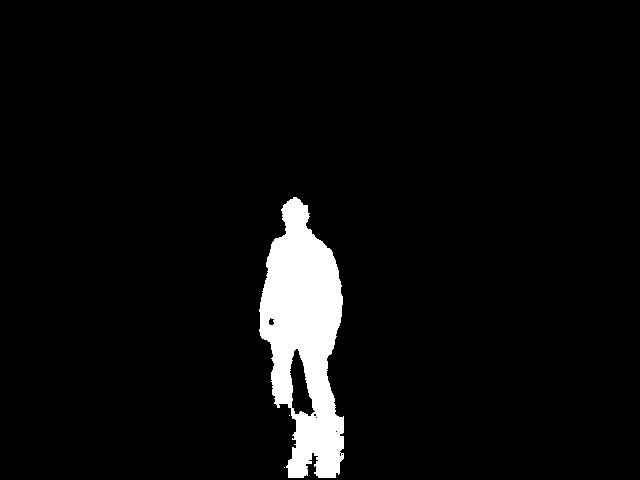
//> input picture OpenCV-Exp/OpenCV242/contours2.png, 640 x 480 px
$ ./FindContours   (built with g++ and OpenCV 4)
//> lines starting //> are read from the running program, lines starting //| are printed output that depends on the picture; after the words box and inside, x2 and y2 are one past the last pixel; in counts of white or black regions, pixels touching at a corner belong together
#include <opencv2\opencv.hpp>

void manage_bounding_boxes(std::vector<cv::Rect>* bb, cv::Rect* mean){
	//TODO TEST Join multiple bounding boxes
	if(!bb || !mean) return;

	int xx = INT_MAX,yy = INT_MAX, ww = INT_MIN,hh = INT_MIN;
	for(unsigned int i = 0 ; i < bb->size() ; i++){
		//if(bb->at(i).x >= 0 && bb->at(i).y >= 0 && bb->at(i).width >= 0 && bb->at(i).height >= 0){
			if(bb->at(i).x < xx) xx = bb->at(i).x;
			if(bb->at(i).y < yy) yy = bb->at(i).y;
			if((bb->at(i).x + bb->at(i).width) > ww) ww = (bb->at(i).x + bb->at(i).width);
			if((bb->at(i).y + bb->at(i).height) > hh) hh = (bb->at(i).y + bb->at(i).height);
		//}
	}

	mean->x = xx;
	mean->y = yy;
	mean->width = ww-xx;
	mean->height = hh-yy;
}

int main(){
	cv::Mat3b img = cv::imread("contours2.png");
//> img is the input picture: 480 rows x 640 cols, CV_8UC3; 4.8% white; 3 white regions (2 under 20 px), largest, box (x1, y1, x2, y2) and area: (259, 197, 344, 478) 14733
	cv::Mat img_f;
	cv::Mat1b img_b(img.size());


	cv::Mat3b out(img.size());

	cv::cvtColor( img, img_f, CV_BGR2GRAY );
//> img_f: 480 rows x 640 cols, CV_8UC1; 4.8% white; 3 white regions (2 under 20 px)
	cv::threshold(img_f,img_b,0.1,255,cv::THRESH_BINARY);


	cv::vector<cv::vector<cv::Point> > contours;
          cv::vector<cv::Vec4i> hierarchy;

		 // img_b.convertTo(coiso,CV_32F);

        cv::Mat threshold_output;


		cv::findContours( img_b, contours, hierarchy, CV_RETR_EXTERNAL, CV_CHAIN_APPROX_SIMPLE, cv::Point(0, 0) );
//> contours = 3 contours, 2 with area under 20; largest, box (x1, y1, x2, y2) and area: (259, 197, 344, 478) 15284

		for( int i = 0; i < contours.size(); i++ ){
			cv::drawContours(out,contours,i,cv::Scalar(255,0,0),-1,16);
		}
//> this loop made 3 passes
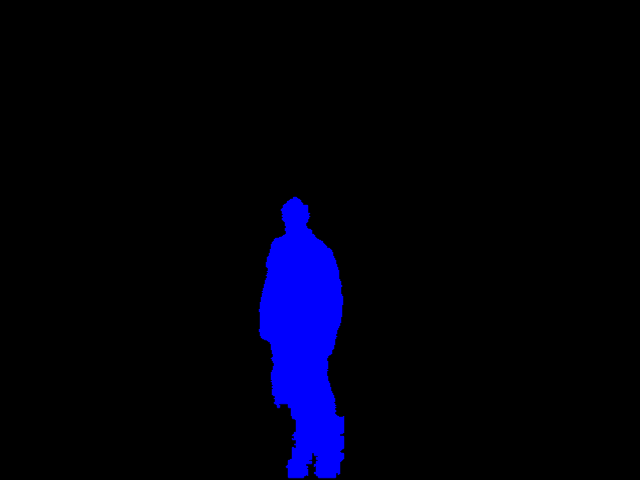
//> out: 480 rows x 640 cols, CV_8UC3; mean B, G, R 13.1, 0, 0


		cv::Rect bbox;

	if(contours.size()){
		//Multiples BBoxes
		if(contours.size() > 1){
			//Create array of BBoxes
			cv::vector<cv::Rect> bound_rects( contours.size() );

			for(unsigned int i = 0; i < contours.size(); i++ ){
				bound_rects[i] = boundingRect( cv::Mat(contours[i]) );
			}

			//Join Bounding Boxes (Only one BBoxe per user)
			manage_bounding_boxes(&bound_rects,&bbox);
//> the loop in manage_bounding_boxes, `for(unsigned int i = 0 ; i < bb->size() ; i++)` made 3 passes
//> (xx, yy, ww, hh) on passes 1, 3: (284, 467, 285, 468), (259, 197, 344, 478)
//> (yy, ww) on pass 2: (415, 290)
//> after the loop in manage_bounding_boxes, `for(unsigned int i = 0 ; i < bb->size() ; i++)`: xx = 259; yy = 197; ww = 344; hh = 478
//> bbox = Rect(259, 197, 85, 281)
			//bbox = boundingRect( cv::Mat(contours[0]) );
		}
		else{
			//Only one user
			bbox = boundingRect( cv::Mat(contours[0]) );

		}
	}

	cv::rectangle(out,bbox,cv::Scalar(0,0,255));
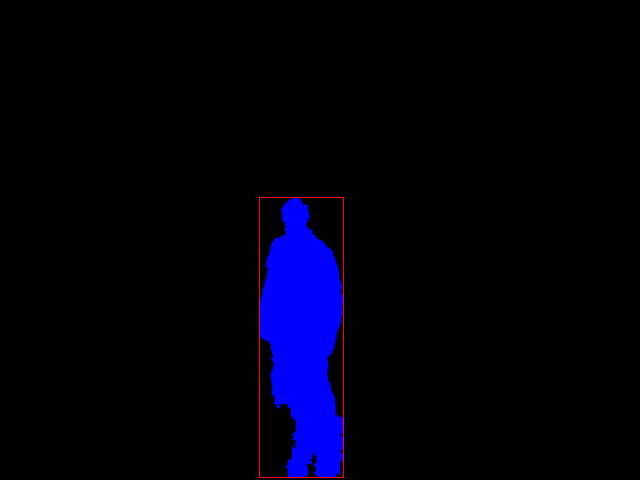
//> out: 480 rows x 640 cols, CV_8UC3; 0.24% of pixels changed, all inside (x1, y1, x2, y2) = (259, 197, 344, 478)

	cv::imshow("sa",out);
	//cv::imwrite("img_q_2.png",img);
	cv::waitKey();

	return 0;
}
